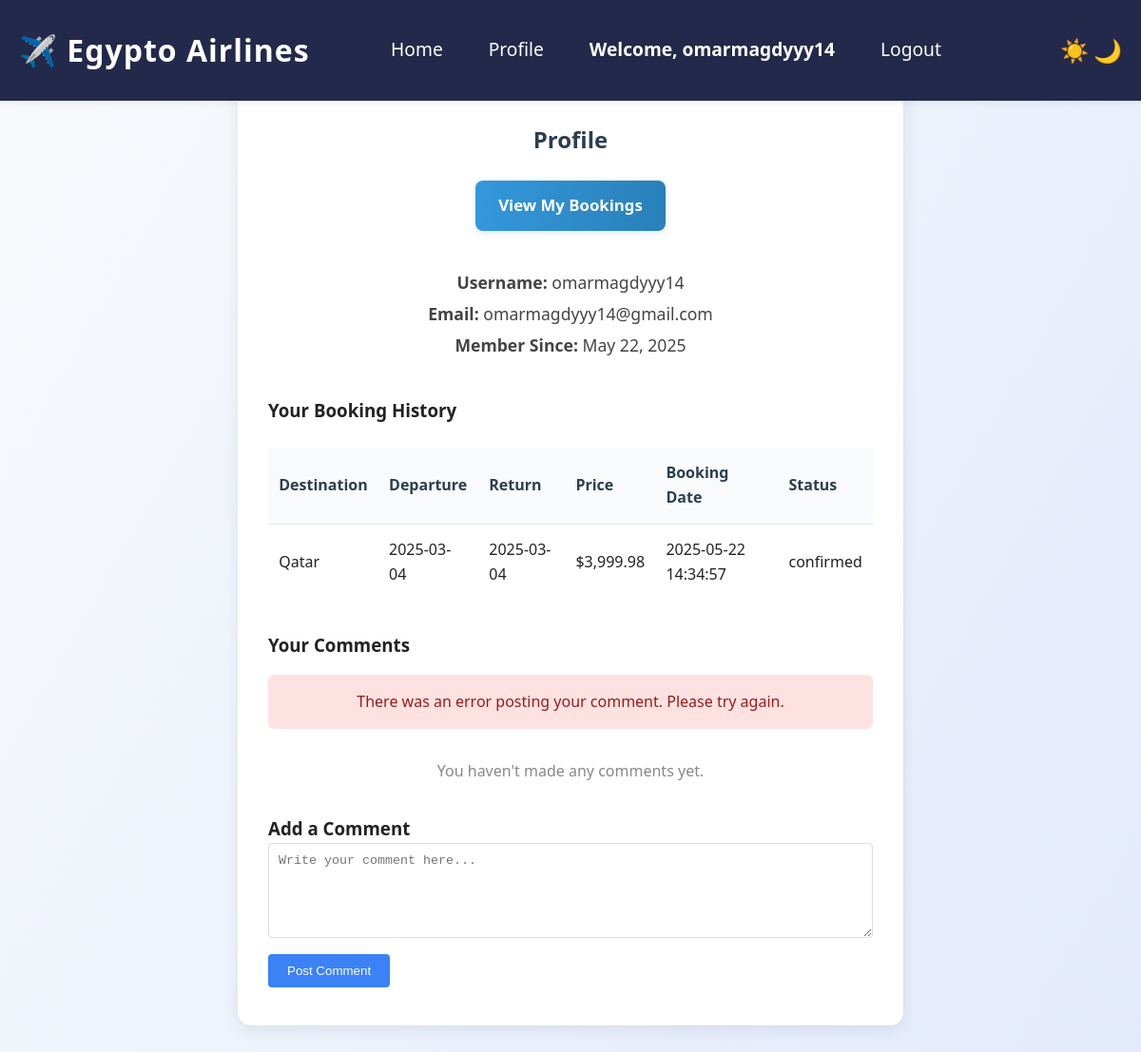
The page /profile.php?error=1 (signed in) on the database its author committed.
### tables this page shows
CREATE TABLE `users` (
  `id` int(11) NOT NULL,
  `username` varchar(50) NOT NULL,
  `email` varchar(100) NOT NULL,
  `password` varchar(255) NOT NULL,
  `github_id` varchar(100) DEFAULT NULL,
  `github_username` varchar(100) DEFAULT NULL,
  `github_avatar` varchar(255) DEFAULT NULL,
  `created_at` datetime DEFAULT current_timestamp(),
  `oauth_provider` varchar(20) DEFAULT NULL,
  `oauth_id` varchar(50) DEFAULT NULL,
  `is_admin` tinyint(1) DEFAULT 0
);

CREATE TABLE `bookings` (
  `id` int(11) NOT NULL,
  `user_id` int(11) NOT NULL,
  `travel_offer_id` int(11) NOT NULL,
  `booking_date` datetime DEFAULT current_timestamp(),
  `status` varchar(20) DEFAULT 'pending',
  `visa_number` varchar(32) DEFAULT NULL,
  `visa_expiry` varchar(10) DEFAULT NULL,
  `visa_name` varchar(100) DEFAULT NULL,
  `delete_request` tinyint(1) DEFAULT 0,
  `delete_request_date` datetime DEFAULT NULL
);

CREATE TABLE `travel_offers` (
  `id` int(11) NOT NULL,
  `destination` varchar(100) NOT NULL,
  `departure_date` date NOT NULL,
  `return_date` date NOT NULL,
  `price` decimal(12,2) DEFAULT NULL,
  `description` text DEFAULT NULL,
  `created_at` datetime DEFAULT current_timestamp(),
  `city_id` int(11) DEFAULT NULL,
  `image_path` varchar(255) DEFAULT NULL,
  `available` tinyint(1) DEFAULT 1,
  `max_passengers` int(11) NOT NULL DEFAULT 100,
  `trip_type` varchar(20) NOT NULL DEFAULT 'Round-trip',
  `outbound_time` varchar(10) DEFAULT NULL,
  `return_time` varchar(10) DEFAULT NULL
);

### profile.php (the view, shortened to what this page needs)
<?php
require_once 'config/database.php';
$user_id = $_SESSION["id"];
$user_sql = "SELECT username, email, created_at FROM users WHERE id = ?";
$user = null;
if ($stmt = mysqli_prepare($conn, $user_sql)) {
    mysqli_stmt_bind_param($stmt, "i", $user_id);
    mysqli_stmt_execute($stmt);
    $result = mysqli_stmt_get_result($stmt);
    $user = mysqli_fetch_assoc($result);
}
$bookings = [];
$sql = "SELECT b.*, t.destination, t.departure_date, t.return_date, t.price FROM bookings b JOIN travel_offers t ON b.travel_offer_id = t.id WHERE b.user_id = ? ORDER BY b.booking_date DESC";
if ($stmt = mysqli_prepare($conn, $sql)) {
    mysqli_stmt_bind_param($stmt, "i", $user_id);
    mysqli_stmt_execute($stmt);
    $result = mysqli_stmt_get_result($stmt);
    while ($row = mysqli_fetch_assoc($result)) {
        $bookings[] = $row;
    }
}
$comments = [];
?>
<!DOCTYPE html>
<html lang="en">
<head>
    <link rel="stylesheet" href="css/style.css">
</head>
<body>
    <nav class="navbar">
        <div class="container nav-flex">
            <div class="logo">✈️ Egypto Airlines</div>
            <ul class="nav-links">
                <li><a href="index.php">Home</a></li>
                <li><a href="profile.php" class="active">Profile</a></li>
                <li><span class="user-welcome">Welcome, <?php echo htmlspecialchars($_SESSION["username"]); ?></span></li>
                <li><a href="logout.php" class="login-btn">Logout</a></li>
            </ul>
            <div class="mode-switch">
                <label for="mode-toggle" class="toggle-label">
                    <span class="sun">☀️</span>
                    <span class="moon">🌙</span>
                </label>
            </div>
        </div>
    </nav>
    <div class="profile-container">
        <div class="profile-header">
            <h2>Profile</h2>
            <a href="my_bookings.php" class="btn btn-primary" style="display: inline-block; margin-top: 1rem; padding: 0.8rem 1.5rem; background: linear-gradient(90deg, #3498db 0%, #2980b9 100%); color: white; text-decoration: none; border-radius: 8px; font-weight: 600; transition: all 0.3s ease; box-shadow: 0 2px 8px rgba(41,128,185,0.15); border: none; cursor: pointer; font-size: 1.05rem;">View My Bookings</a>
        </div>
        <div class="profile-info">
            <p><strong>Username:</strong> <?php echo htmlspecialchars($user['username']); ?></p>
            <p><strong>Email:</strong> <?php echo htmlspecialchars($user['email']); ?></p>
            <p><strong>Member Since:</strong> <?php echo date('F j, Y', strtotime($user['created_at'])); ?></p>
        </div>
        <h3 style="margin-bottom:1rem;">Your Booking History</h3>
        <?php if (count($bookings) > 0): ?>
        <table class="bookings-table">
            <thead>
                <tr>
                    <th>Destination</th>
                    <th>Departure</th>
                    <th>Return</th>
                    <th>Price</th>
                    <th>Booking Date</th>
                    <th>Status</th>
                </tr>
            </thead>
            <tbody>
                <?php foreach ($bookings as $b): ?>
                <tr>
                    <td><?php echo htmlspecialchars($b['destination']); ?></td>
                    <td><?php echo htmlspecialchars($b['departure_date']); ?></td>
                    <td><?php echo htmlspecialchars($b['return_date']); ?></td>
                    <td>$<?php echo number_format($b['price'], 2); ?></td>
                    <td><?php echo htmlspecialchars($b['booking_date']); ?></td>
                    <td><?php echo htmlspecialchars($b['status']); ?></td>
                </tr>
                <?php endforeach; ?>
            </tbody>
        </table>
        <?php else: ?>
        <div class="no-bookings">You have no bookings yet.</div>
        <?php endif; ?>
        <h3 style="margin-top:2rem; margin-bottom:1rem;">Your Comments</h3>
        <?php if (isset($_GET['error'])): ?>
            <div class="error-message" style="background: #fee2e2; color: #991b1b; padding: 1rem; border-radius: 6px; margin-bottom: 1rem; text-align: center;">
                There was an error posting your comment. Please try again.
            </div>
        <?php endif; ?>
        <?php if (empty($comments)): ?>
            <div class="no-bookings">You haven't made any comments yet.</div>
        <?php endif; ?>
        <div class="add-comment-section" style="margin-top: 2rem;">
            <h3>Add a Comment</h3>
            <form action="process_comment.php" method="POST" class="comment-form">
                <textarea name="comment" class="comment-input" placeholder="Write your comment here..." required style="width: 100%; min-height: 100px; padding: 10px; margin-bottom: 10px; border: 1px solid #ddd; border-radius: 4px;"></textarea>
                <button type="submit" class="submit-btn" style="background: #3b82f6; color: white; padding: 10px 20px; border: none; border-radius: 4px; cursor: pointer;">Post Comment</button>
            </form>
        </div>
    </div>
</body>
</html>

### css/style.css (style rules this page uses)
* { margin: 0; padding: 0; box-sizing: border-box; }
body { font-family: 'Poppins', sans-serif; line-height: 1.6; color: #333; }
.container { max-width: 1200px; margin: 0 auto; padding: 0 20px; }
.navbar { background-color: #fff; box-shadow: 0 2px 5px rgba(0,0,0,0.1); position: fixed; width: 100%; top: 0; z-index: 1000; }
.navbar .container { display: flex; justify-content: space-between; align-items: center; padding: 1rem 20px; }
.logo { font-size: 1.5rem; font-weight: 700; color: #2c3e50; }
.nav-links { display: flex; list-style: none; gap: 2rem; }
.nav-links a { text-decoration: none; color: #2c3e50; font-weight: 500; transition: color 0.3s; }
.btn { display: inline-block; padding: 0.8rem 1.5rem; border-radius: 5px; text-decoration: none; font-weight: 500; transition: all 0.3s; }
.btn-primary { background-color: #3498db; color: #fff; }

### profile.php (style rules this page uses)
body { background: linear-gradient(120deg, #f8fafc 0%, #e3eafc 100%); color: #222; font-family: 'Segoe UI', Arial, sans-serif; transition: background 0.3s, color 0.3s; }
.navbar { width: 100vw; background: #23294a; box-shadow: 0 2px 8px rgba(44, 62, 80, 0.07); padding: 0.7rem 0; position: fixed; top: 0; left: 0; z-index: 1000; }
.nav-flex { display: flex; align-items: center; justify-content: space-between; max-width: 1400px; margin: 0 auto; padding: 0 2.5rem; }
.logo { font-size: 2rem; font-weight: 800; color: #fff; display: flex; align-items: center; gap: 0.5rem; letter-spacing: 1px; }
.nav-links { display: flex; align-items: center; gap: 3rem; list-style: none; margin: 0; padding: 0; }
.nav-links li { font-size: 1.2rem; font-weight: 600; }
.nav-links a, .user-welcome { color: #fff; text-decoration: none; transition: color 0.2s; }
.user-welcome { font-weight: 700; }
.mode-switch { display: flex; align-items: center; margin-left: 2rem; }
.toggle-label { cursor: pointer; display: flex; align-items: center; gap: 0.3rem; font-size: 1.5rem; margin-left: 0.5rem; }
.toggle-label .sun { color: #f7c873; }
.toggle-label .moon { color: #ffe066; }
.profile-container { margin-top: 5.5rem !important; }
.profile-container { max-width: 700px; margin: 7rem auto 2rem auto; background: #fff; border-radius: 14px; box-shadow: 0 4px 16px rgba(44,62,80,0.10); padding: 2.5rem 2rem; }
.profile-header { text-align: center; margin-bottom: 2.5rem; }
.profile-header h2 { color: #2c3e50; margin-bottom: 0.5rem; }
.profile-info { margin-bottom: 2.5rem; text-align: center; }
.profile-info p { font-size: 1.1rem; color: #444; margin: 0.3rem 0; }
.bookings-table { width: 100%; border-collapse: collapse; margin-top: 1.5rem; }
.bookings-table th, .bookings-table td { padding: 0.9rem 0.7rem; border-bottom: 1px solid #e2e8f0; text-align: left; }
.bookings-table th { background: #f8fafc; color: #2c3e50; }
.bookings-table tr:last-child td { border-bottom: none; }
.no-bookings { text-align: center; color: #888; margin-top: 2rem; }

### rows shown on the page
users: username "omarmagdyyy14", email "omarmagdyyy14@gmail.com", created_at "May 22, 2025"
bookings: travel_offer.destination "Qatar", travel_offer.departure_date "2025-03-04", travel_offer.return_date "2025-03-04", travel_offer.price "3,999.98", booking_date "2025-05-22 14:34:57", status "confirmed"

### other values the page prints
$_SESSION["username"] "omarmagdyyy14"
